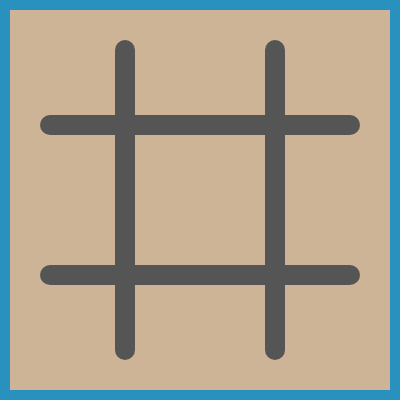
Frame 1 (no input)
Frame 60 (no input): identical to frame 1, image omitted
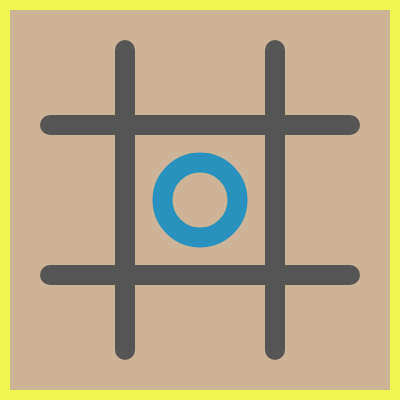
Frame 120 (the mouse pressed at the canvas centre since frame 60)

The p5.js sketch that drew these frames (run headless with seeded random() and noise() and a simulated clock; from frame 60 on, the mouse is pressed at the canvas centre):

// p5.js sketch
// ── sketch.js
/**

    Jacob Seiler
    4/5/2016
    Tic Tac Toe

    * Click on a spot in the grid to place your piece
    * Turn is indicated by color on the border
    * 3 in a row to win

**/

var xTurn = false;
var pieces = [0, 0, 0, 0, 0, 0, 0, 0, 0];

function setup() {
	createCanvas(400, 400);
}

var drawPiece = function(X, position) {
	var x = 0;
	var y = 0;

	if (position === 1) {
		x = 50;
		y = 50;
	} else if (position === 2) {
		x = 200;
		y = 50;
	} else if (position === 3) {
		x = 350;
		y = 50;
	} else if (position === 4) {
		x = 50;
		y = 200;
	} else if (position === 5) {
		x = 200;
		y = 200;
	} else if (position === 6) {
		x = 350;
		y = 200;
	} else if (position === 7) {
		x = 50;
		y = 350;
	} else if (position === 8) {
		x = 200;
		y = 350;
	} else if (position === 9) {
		x = 350;
		y = 350;
	}

	if (X) {
		noFill();
		stroke(240, 245, 80);
		line(x - 50, y - 50, x + 50, y + 50);
		line(x + 50, y - 50, x - 50, y + 50);
	} else {
		noFill();
		stroke(40, 145, 190);
		ellipse(x, y, 75, 75);
	}
};

var checkWin = function() {
	if (pieces[0] === 1 && pieces[1] === 1 && pieces[2] === 1) {
		return [1, 0, 2];
	} else if (pieces[3] === 1 && pieces[4] === 1 && pieces[5] === 1) {
		return [1, 3, 5];
	} else if (pieces[6] === 1 && pieces[7] === 1 && pieces[8] === 1) {
		return [1, 6, 8];
	} else if (pieces[0] === 1 && pieces[3] === 1 && pieces[6] === 1) {
		return [1, 0, 6];
	} else if (pieces[1] === 1 && pieces[4] === 1 && pieces[7] === 1) {
		return [1, 1, 7];
	} else if (pieces[2] === 1 && pieces[5] === 1 && pieces[8] === 1) {
		return [1, 2, 8];
	} else if (pieces[0] === 1 && pieces[4] === 1 && pieces[8] === 1) {
		return [1, 0, 8];
	} else if (pieces[2] === 1 && pieces[4] === 1 && pieces[6] === 1) {
		return [1, 2, 6];
	}

	if (pieces[0] === 2 && pieces[1] === 2 && pieces[2] === 2) {
		return [2, 0, 2];
	} else if (pieces[3] === 2 && pieces[4] === 2 && pieces[5] === 2) {
		return [2, 3, 5];
	} else if (pieces[6] === 2 && pieces[7] === 2 && pieces[8] === 2) {
		return [2, 6, 8];
	} else if (pieces[0] === 2 && pieces[3] === 2 && pieces[6] === 2) {
		return [2, 0, 6];
	} else if (pieces[1] === 2 && pieces[4] === 2 && pieces[7] === 2) {
		return [2, 1, 7];
	} else if (pieces[2] === 2 && pieces[5] === 2 && pieces[8] === 2) {
		return [2, 2, 8];
	} else if (pieces[0] === 2 && pieces[4] === 2 && pieces[8] === 2) {
		return [2, 0, 8];
	} else if (pieces[2] === 2 && pieces[4] === 2 && pieces[6] === 2) {
		return [2, 2, 6];
	}

	var tie = true;
	for (var i = 0; i < pieces.length; i++) {
		if (pieces[i] === 0) {
			tie = false;
		}
	}

	if (tie) {
		return [3, 0, 0];
	} else {
		return [0, 0, 0];
	}
};
var drawWin = function(pos1, pos2) {
	var x1 = 0;
	var y1 = 0;
	var x2 = 0;
	var y2 = 0;

	if (pos1 === 1) {
		x1 = 50;
		y1 = 50;
	} else if (pos1 === 2) {
		x1 = 200;
		y1 = 50;
	} else if (pos1 === 3) {
		x1 = 350;
		y1 = 50;
	} else if (pos1 === 4) {
		x1 = 50;
		y1 = 200;
	} else if (pos1 === 5) {
		x1 = 200;
		y1 = 200;
	} else if (pos1 === 6) {
		x1 = 350;
		y1 = 200;
	} else if (pos1 === 7) {
		x1 = 50;
		y1 = 350;
	} else if (pos1 === 8) {
		x1 = 200;
		y1 = 350;
	} else if (pos1 === 9) {
		x1 = 350;
		y1 = 350;
	}

	if (pos2 === 1) {
		x2 = 50;
		y2 = 50;
	} else if (pos2 === 2) {
		x2 = 200;
		y2 = 50;
	} else if (pos2 === 3) {
		x2 = 350;
		y2 = 50;
	} else if (pos2 === 4) {
		x2 = 50;
		y2 = 200;
	} else if (pos2 === 5) {
		x2 = 200;
		y2 = 200;
	} else if (pos2 === 6) {
		x2 = 350;
		y2 = 200;
	} else if (pos2 === 7) {
		x2 = 50;
		y2 = 350;
	} else if (pos2 === 8) {
		x2 = 200;
		y2 = 350;
	} else if (pos2 === 9) {
		x2 = 350;
		y2 = 350;
	}

	stroke(255, 255, 255);
	strokeWeight(50);
	line(x1, y1, x2, y2);
};

draw = function() {
	background(205, 180, 150);
	stroke(85, 85, 85);
	strokeWeight(20);
	line(125, 50, 125, 350);
	line(275, 50, 275, 350);
	line(50, 125, 350, 125);
	line(50, 275, 350, 275);

	for (var i = 0; i < pieces.length; i++) {
		if (pieces[i] === 0) {
			continue;
		} else if (pieces[i] === 1) {
			drawPiece(true, i + 1);
		} else if (pieces[i] === 2) {
			drawPiece(false, i + 1);
		}
	}

	if (checkWin()[0] === 3) {
		textFont("impact", 300);
		textAlign(CENTER, CENTER);
		fill(250, 95, 95);
		text("TIE", 200, 200);
	} else if (checkWin()[0] !== 0) {
		drawWin(checkWin()[1] + 1, checkWin()[2] + 1);
		if (checkWin()[0] === 1) {
			textFont("impact", 100);
			textAlign(CENTER, CENTER);
			fill(250, 95, 95);
			text("X WINS", 200, 200);
		} else {
			textFont("impact", 100);
			textAlign(CENTER, CENTER);
			fill(250, 95, 95);
			text("O WINS", 200, 200);
		}
	} else {
		noFill();
		if (xTurn) {
			stroke(240, 245, 80);
		} else {
			stroke(40, 145, 190);
		}
		rect(0, 0, 400, 400);
	}
};
mousePressed = function() {
	if (checkWin()[0] !== 0) {
		return;
	}

	var pos = 0;

	if (mouseX >= 0 && mouseX <= 125 && mouseY >= 0 && mouseY <= 125) {
		pos = 0;
	} else if (mouseX >= 125 && mouseX <= 275 && mouseY >= 0 && mouseY <= 125) {
		pos = 1;
	} else if (mouseX >= 275 && mouseX <= 400 && mouseY >= 0 && mouseY <= 125) {
		pos = 2;
	} else if (mouseX >= 0 && mouseX <= 125 && mouseY >= 125 && mouseY <= 275) {
		pos = 3;
	} else if (mouseX >= 125 && mouseX <= 275 && mouseY >= 125 && mouseY <= 275) {
		pos = 4;
	} else if (mouseX >= 275 && mouseX <= 400 && mouseY >= 125 && mouseY <= 275) {
		pos = 5;
	} else if (mouseX >= 0 && mouseX <= 125 && mouseY >= 275 && mouseY <= 400) {
		pos = 6;
	} else if (mouseX >= 125 && mouseX <= 275 && mouseY >= 275 && mouseY <= 400) {
		pos = 7;
	} else if (mouseX >= 275 && mouseX <= 400 && mouseY >= 275 && mouseY <= 400) {
		pos = 8;
	}

	if (xTurn) {
		pieces[pos] = 1;
	} else {
		pieces[pos] = 2;
	}

	if (xTurn) {
		xTurn = false;
	} else {
		xTurn = true;
	}
};
